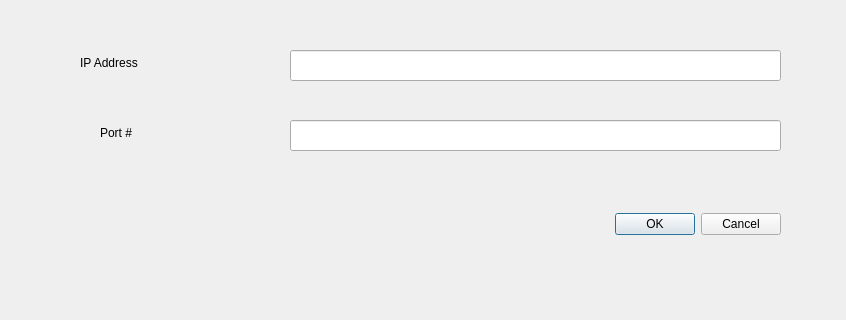
<?xml version="1.0" encoding="UTF-8"?>
<ui version="4.0">
 <class>ReceiverOptions</class>
 <widget class="QDialog" name="ReceiverOptions">
  <property name="geometry">
   <rect>
    <x>0</x>
    <y>0</y>
    <width>846</width>
    <height>320</height>
   </rect>
  </property>
  <property name="windowTitle">
   <string>Dialog</string>
  </property>
  <widget class="QWidget" name="layoutWidget">
   <property name="geometry">
    <rect>
     <x>430</x>
     <y>200</y>
     <width>351</width>
     <height>48</height>
    </rect>
   </property>
   <layout class="QHBoxLayout">
    <property name="spacing">
     <number>6</number>
    </property>
    <property name="leftMargin">
     <number>0</number>
    </property>
    <property name="topMargin">
     <number>0</number>
    </property>
    <property name="rightMargin">
     <number>0</number>
    </property>
    <property name="bottomMargin">
     <number>0</number>
    </property>
    <item>
     <spacer>
      <property name="orientation">
       <enum>Qt::Horizontal</enum>
      </property>
      <property name="sizeHint" stdset="0">
       <size>
        <width>131</width>
        <height>31</height>
       </size>
      </property>
     </spacer>
    </item>
    <item>
     <widget class="QPushButton" name="okButton">
      <property name="text">
       <string>OK</string>
      </property>
     </widget>
    </item>
    <item>
     <widget class="QPushButton" name="cancelButton">
      <property name="text">
       <string>Cancel</string>
      </property>
     </widget>
    </item>
   </layout>
  </widget>
  <widget class="QLabel" name="label_5">
   <property name="geometry">
    <rect>
     <x>80</x>
     <y>50</y>
     <width>111</width>
     <height>25</height>
    </rect>
   </property>
   <property name="text">
    <string>IP Address</string>
   </property>
  </widget>
  <widget class="QLineEdit" name="lineReceiverIP">
   <property name="geometry">
    <rect>
     <x>290</x>
     <y>50</y>
     <width>491</width>
     <height>31</height>
    </rect>
   </property>
   <property name="text">
    <string/>
   </property>
  </widget>
  <widget class="QLabel" name="label_6">
   <property name="geometry">
    <rect>
     <x>100</x>
     <y>120</y>
     <width>89</width>
     <height>25</height>
    </rect>
   </property>
   <property name="text">
    <string>Port #</string>
   </property>
  </widget>
  <widget class="QLineEdit" name="lineReceiverPort">
   <property name="geometry">
    <rect>
     <x>290</x>
     <y>120</y>
     <width>491</width>
     <height>31</height>
    </rect>
   </property>
   <property name="text">
    <string/>
   </property>
  </widget>
 </widget>
 <resources/>
 <connections>
  <connection>
   <sender>okButton</sender>
   <signal>clicked()</signal>
   <receiver>ReceiverOptions</receiver>
   <slot>accept()</slot>
   <hints>
    <hint type="sourcelabel">
     <x>278</x>
     <y>253</y>
    </hint>
    <hint type="destinationlabel">
     <x>96</x>
     <y>254</y>
    </hint>
   </hints>
  </connection>
  <connection>
   <sender>cancelButton</sender>
   <signal>clicked()</signal>
   <receiver>ReceiverOptions</receiver>
   <slot>reject()</slot>
   <hints>
    <hint type="sourcelabel">
     <x>369</x>
     <y>253</y>
    </hint>
    <hint type="destinationlabel">
     <x>179</x>
     <y>282</y>
    </hint>
   </hints>
  </connection>
 </connections>
</ui>
